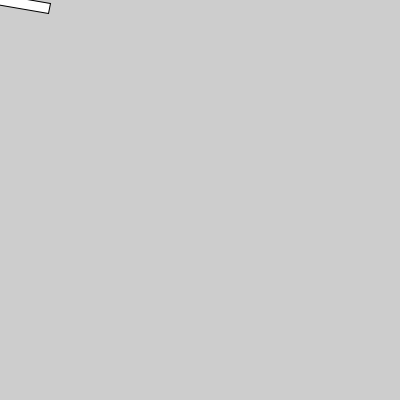
Frame 1 (no input)
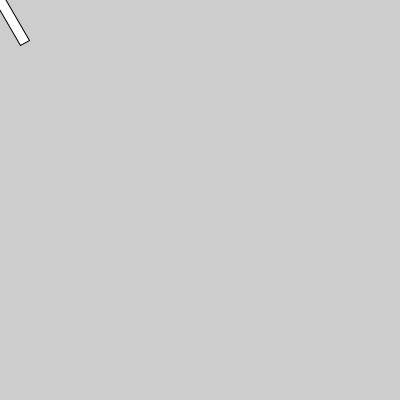
Frame 60 (the mouse pressed at the canvas centre just before this capture)
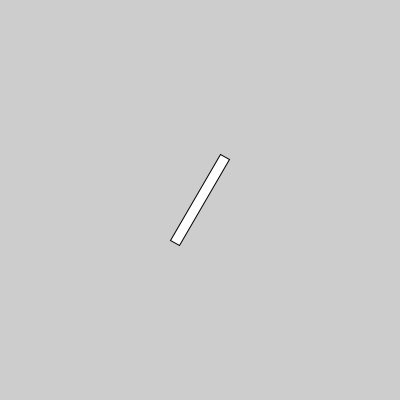
Frame 120 (the mouse held since frame 60 and released just before this capture)

The Processing sketch that drew these frames (run headless with seeded random() and noise(); from frame 60 on, the mouse is pressed at the canvas centre):

// Processing sketch: week05_04_translate_rotate_mouseX_mouseY
// ── week05_04_translate_rotate_mouseX_mouseY.pde
//week05_04_translate_rotate_mouseX_mouseY
//rotate與translate的順序
void setup(){
  size(400,400);
}
void draw(){
  background(205);
  //嘗試調換以下程式碼順序
  translate(mouseX, mouseY); //移動到滑鼠所在位置
  rotate(radians(frameCount*10));//依照目前影格數旋轉
  rect(-50,-5,100,10);//左上角的長方體,寬度100
  
  //每次畫圖會依照先前的tranlate和rotate
}
